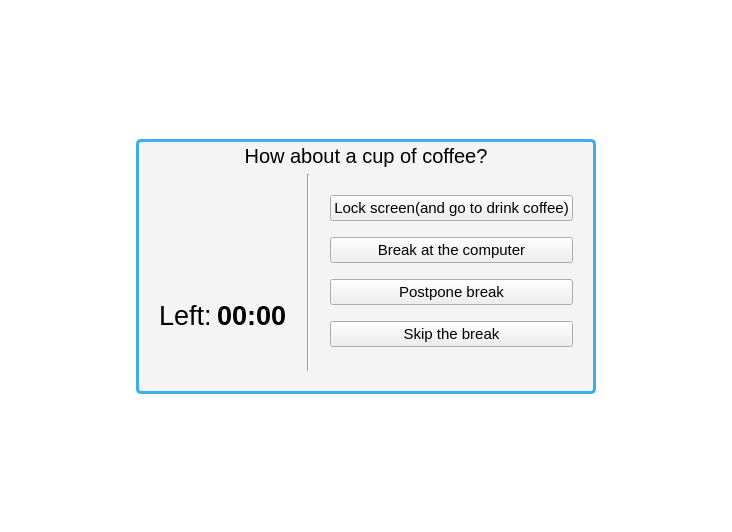
<?xml version="1.0" encoding="UTF-8"?>
<ui version="4.0">
 <class>mainWidget</class>
 <widget class="QWidget" name="mainWidget">
  <property name="geometry">
   <rect>
    <x>0</x>
    <y>0</y>
    <width>732</width>
    <height>532</height>
   </rect>
  </property>
  <property name="windowTitle">
   <string>Form</string>
  </property>
  <property name="styleSheet">
   <string notr="true">#mainWidget {
background: transparent;
}</string>
  </property>
  <layout class="QHBoxLayout" name="horizontalLayout_2" stretch="1,2,1">
   <item>
    <spacer name="horizontalSpacer">
     <property name="orientation">
      <enum>Qt::Horizontal</enum>
     </property>
     <property name="sizeHint" stdset="0">
      <size>
       <width>136</width>
       <height>20</height>
      </size>
     </property>
    </spacer>
   </item>
   <item>
    <layout class="QVBoxLayout" name="verticalLayout_4" stretch="1,2,1">
     <item>
      <spacer name="verticalSpacer">
       <property name="orientation">
        <enum>Qt::Vertical</enum>
       </property>
       <property name="sizeHint" stdset="0">
        <size>
         <width>20</width>
         <height>40</height>
        </size>
       </property>
      </spacer>
     </item>
     <item>
      <widget class="QFrame" name="mainFrame">
       <property name="styleSheet">
        <string notr="true">#mainFrame {
	border: 3px solid #3daee9;
	border-radius: 5px;
	background-color: #f4f4f5;
}</string>
       </property>
       <property name="frameShape">
        <enum>QFrame::StyledPanel</enum>
       </property>
       <property name="frameShadow">
        <enum>QFrame::Plain</enum>
       </property>
       <property name="lineWidth">
        <number>3</number>
       </property>
       <layout class="QVBoxLayout" name="verticalLayout_5">
        <property name="leftMargin">
         <number>20</number>
        </property>
        <property name="topMargin">
         <number>2</number>
        </property>
        <property name="rightMargin">
         <number>20</number>
        </property>
        <property name="bottomMargin">
         <number>20</number>
        </property>
        <item>
         <widget class="QLabel" name="label_2">
          <property name="font">
           <font>
            <pointsize>15</pointsize>
           </font>
          </property>
          <property name="text">
           <string>How about a cup of coffee?</string>
          </property>
          <property name="alignment">
           <set>Qt::AlignCenter</set>
          </property>
         </widget>
        </item>
        <item>
         <layout class="QHBoxLayout" name="horizontalLayout" stretch="1,0,1">
          <property name="spacing">
           <number>20</number>
          </property>
          <property name="sizeConstraint">
           <enum>QLayout::SetDefaultConstraint</enum>
          </property>
          <item>
           <layout class="QVBoxLayout" name="verticalLayout_2" stretch="0,0,0">
            <property name="rightMargin">
             <number>0</number>
            </property>
            <property name="bottomMargin">
             <number>0</number>
            </property>
            <item>
             <widget class="QWidget" name="icon_widget" native="true">
              <property name="sizePolicy">
               <sizepolicy hsizetype="MinimumExpanding" vsizetype="MinimumExpanding">
                <horstretch>0</horstretch>
                <verstretch>0</verstretch>
               </sizepolicy>
              </property>
              <property name="autoFillBackground">
               <bool>false</bool>
              </property>
              <property name="styleSheet">
               <string notr="true"/>
              </property>
             </widget>
            </item>
            <item>
             <layout class="QHBoxLayout" name="horizontalLayout_3">
              <property name="spacing">
               <number>5</number>
              </property>
              <property name="topMargin">
               <number>0</number>
              </property>
              <property name="bottomMargin">
               <number>0</number>
              </property>
              <item>
               <spacer name="horizontalSpacer_3">
                <property name="orientation">
                 <enum>Qt::Horizontal</enum>
                </property>
                <property name="sizeHint" stdset="0">
                 <size>
                  <width>40</width>
                  <height>20</height>
                 </size>
                </property>
               </spacer>
              </item>
              <item>
               <widget class="QLabel" name="label_3">
                <property name="font">
                 <font>
                  <pointsize>20</pointsize>
                 </font>
                </property>
                <property name="text">
                 <string>Left:</string>
                </property>
               </widget>
              </item>
              <item>
               <widget class="QLabel" name="leftTime_label">
                <property name="font">
                 <font>
                  <pointsize>20</pointsize>
                  <weight>75</weight>
                  <bold>true</bold>
                 </font>
                </property>
                <property name="text">
                 <string>00:00</string>
                </property>
                <property name="textFormat">
                 <enum>Qt::PlainText</enum>
                </property>
               </widget>
              </item>
              <item>
               <spacer name="horizontalSpacer_4">
                <property name="orientation">
                 <enum>Qt::Horizontal</enum>
                </property>
                <property name="sizeHint" stdset="0">
                 <size>
                  <width>40</width>
                  <height>20</height>
                 </size>
                </property>
               </spacer>
              </item>
             </layout>
            </item>
            <item>
             <spacer name="verticalSpacer_3">
              <property name="orientation">
               <enum>Qt::Vertical</enum>
              </property>
              <property name="sizeType">
               <enum>QSizePolicy::Minimum</enum>
              </property>
              <property name="sizeHint" stdset="0">
               <size>
                <width>20</width>
                <height>40</height>
               </size>
              </property>
             </spacer>
            </item>
           </layout>
          </item>
          <item>
           <widget class="Line" name="line">
            <property name="orientation">
             <enum>Qt::Vertical</enum>
            </property>
           </widget>
          </item>
          <item>
           <layout class="QVBoxLayout" name="verticalLayout">
            <property name="spacing">
             <number>15</number>
            </property>
            <property name="leftMargin">
             <number>0</number>
            </property>
            <property name="topMargin">
             <number>20</number>
            </property>
            <property name="bottomMargin">
             <number>20</number>
            </property>
            <item>
             <widget class="QPushButton" name="lockScreen_pushButton">
              <property name="font">
               <font>
                <pointsize>11</pointsize>
                <italic>false</italic>
                <kerning>true</kerning>
               </font>
              </property>
              <property name="cursor">
               <cursorShape>ArrowCursor</cursorShape>
              </property>
              <property name="text">
               <string>Lock screen(and go to drink coffee)</string>
              </property>
              <property name="iconSize">
               <size>
                <width>16</width>
                <height>16</height>
               </size>
              </property>
              <property name="flat">
               <bool>false</bool>
              </property>
             </widget>
            </item>
            <item>
             <widget class="QPushButton" name="breakComp_pushButton">
              <property name="font">
               <font>
                <pointsize>11</pointsize>
                <italic>false</italic>
                <kerning>true</kerning>
               </font>
              </property>
              <property name="cursor">
               <cursorShape>ArrowCursor</cursorShape>
              </property>
              <property name="text">
               <string>Break at the computer</string>
              </property>
              <property name="iconSize">
               <size>
                <width>16</width>
                <height>16</height>
               </size>
              </property>
              <property name="flat">
               <bool>false</bool>
              </property>
             </widget>
            </item>
            <item>
             <widget class="QPushButton" name="postponeBreak_pushButton">
              <property name="font">
               <font>
                <pointsize>11</pointsize>
                <italic>false</italic>
                <kerning>true</kerning>
               </font>
              </property>
              <property name="cursor">
               <cursorShape>ArrowCursor</cursorShape>
              </property>
              <property name="text">
               <string>Postpone break</string>
              </property>
              <property name="iconSize">
               <size>
                <width>16</width>
                <height>16</height>
               </size>
              </property>
              <property name="flat">
               <bool>false</bool>
              </property>
             </widget>
            </item>
            <item>
             <widget class="QPushButton" name="skipBreak_pushButton">
              <property name="font">
               <font>
                <pointsize>11</pointsize>
                <italic>false</italic>
                <kerning>true</kerning>
               </font>
              </property>
              <property name="cursor">
               <cursorShape>ArrowCursor</cursorShape>
              </property>
              <property name="text">
               <string>Skip the break</string>
              </property>
              <property name="iconSize">
               <size>
                <width>16</width>
                <height>16</height>
               </size>
              </property>
              <property name="flat">
               <bool>false</bool>
              </property>
             </widget>
            </item>
           </layout>
          </item>
         </layout>
        </item>
       </layout>
      </widget>
     </item>
     <item>
      <spacer name="verticalSpacer_2">
       <property name="orientation">
        <enum>Qt::Vertical</enum>
       </property>
       <property name="sizeHint" stdset="0">
        <size>
         <width>20</width>
         <height>40</height>
        </size>
       </property>
      </spacer>
     </item>
    </layout>
   </item>
   <item>
    <spacer name="horizontalSpacer_2">
     <property name="orientation">
      <enum>Qt::Horizontal</enum>
     </property>
     <property name="sizeHint" stdset="0">
      <size>
       <width>136</width>
       <height>20</height>
      </size>
     </property>
    </spacer>
   </item>
  </layout>
 </widget>
 <resources/>
 <connections/>
</ui>
